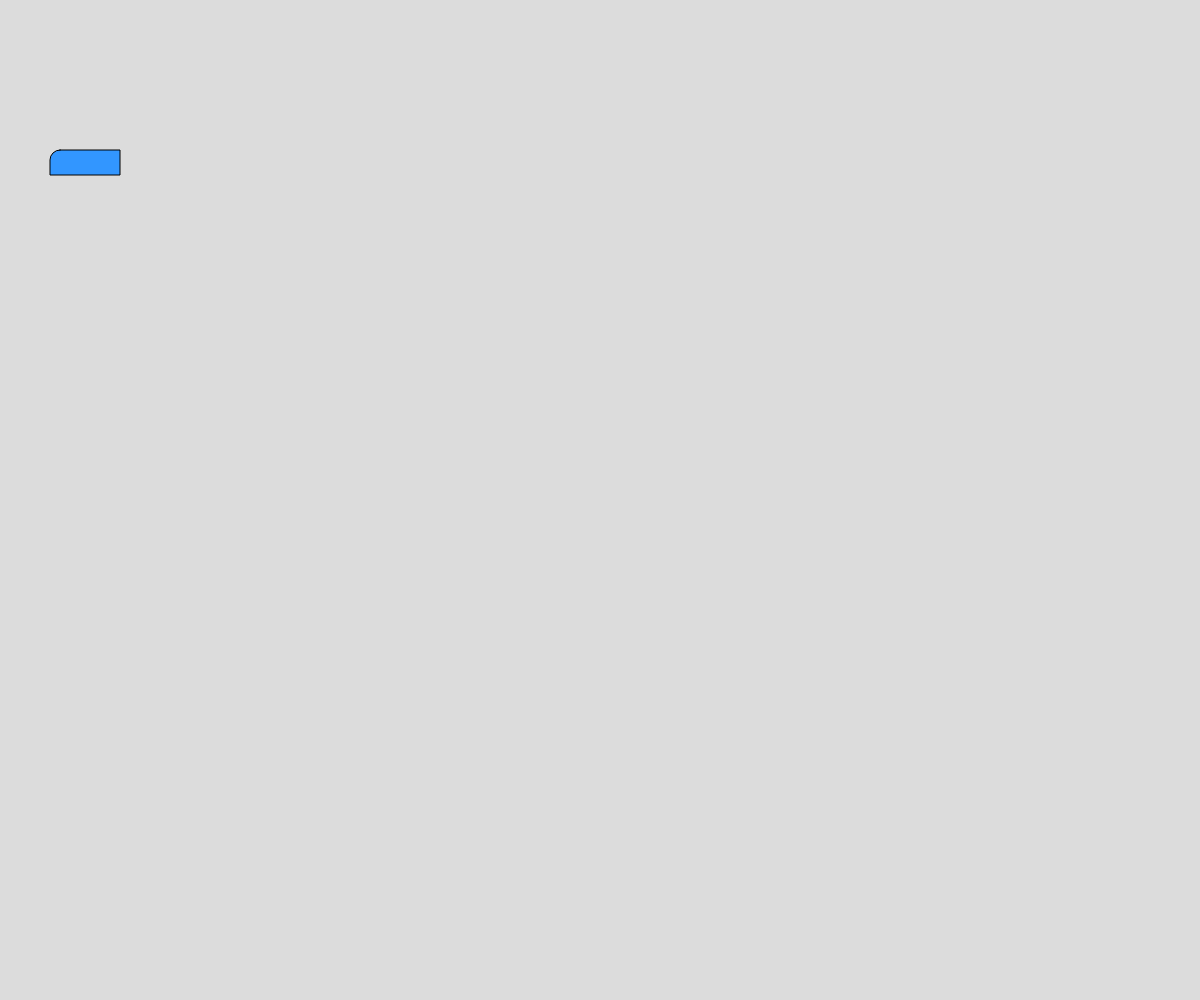
Frame 1 (no input)
Frame 60 (no input): identical to frame 1, image omitted
Frame 120 (the mouse pressed at the canvas centre since frame 60): identical to frame 1, image omitted

The p5.js sketch that drew this single still picture (run headless with seeded random() and noise() and a simulated clock; from frame 60 on, the mouse is pressed at the canvas centre):

// p5.js sketch
// ── sketch.js
// Drawing Challenge
// Muntaha Chowdhury
// Sept 13, 2024
// Summary here

let rX = 50; let rY = 150;

function setup() {
  createCanvas(windowWidth, windowHeight);
}

function draw() {
  background(220);

  //moving rectangle
  if (keyIsPressed) { // [alt][shift][f] (format)
    if (key === "a") {
      rY += 10; //rY = + 10; 
      if (rY > height) rY = 0;
    }
  };

  fill(50, 150, 255);
  rect(rX, rY, 70, 25, 10, 0);
}

function keyPressed() {
  //don't call this function (it's automatic)
  if (keyCode === DOWN_ARROW) {
    rY += 100; //rY = + 10; 
  }
}
